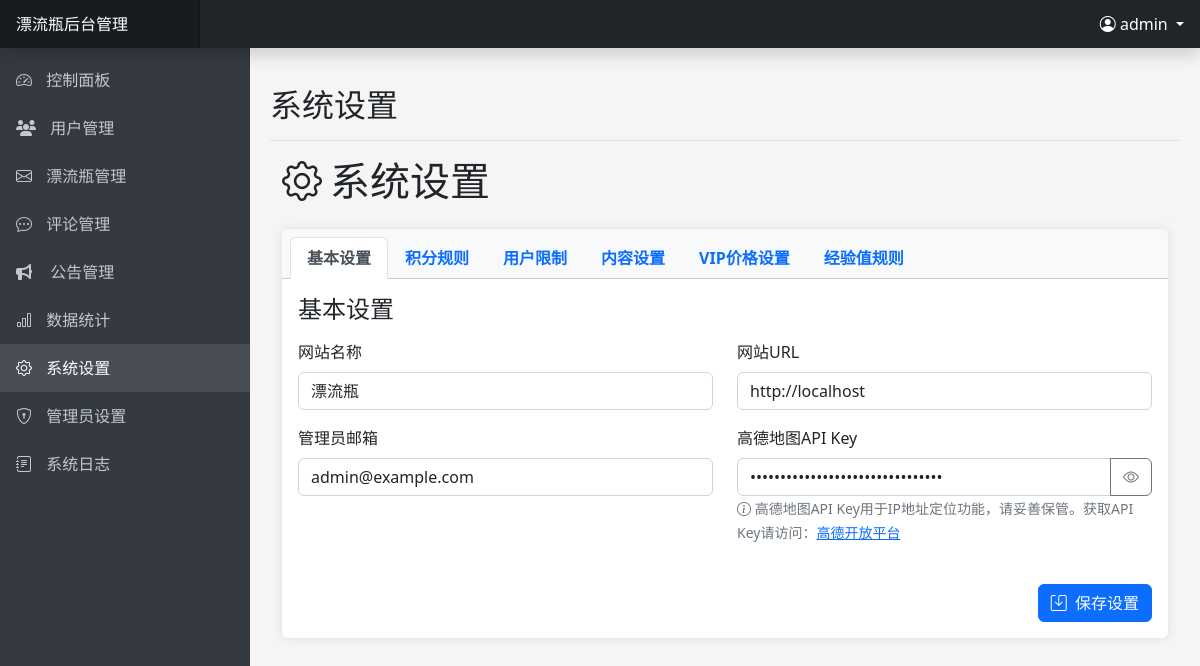
The page /admin/settings.php (signed in) on the database as committed earlier.
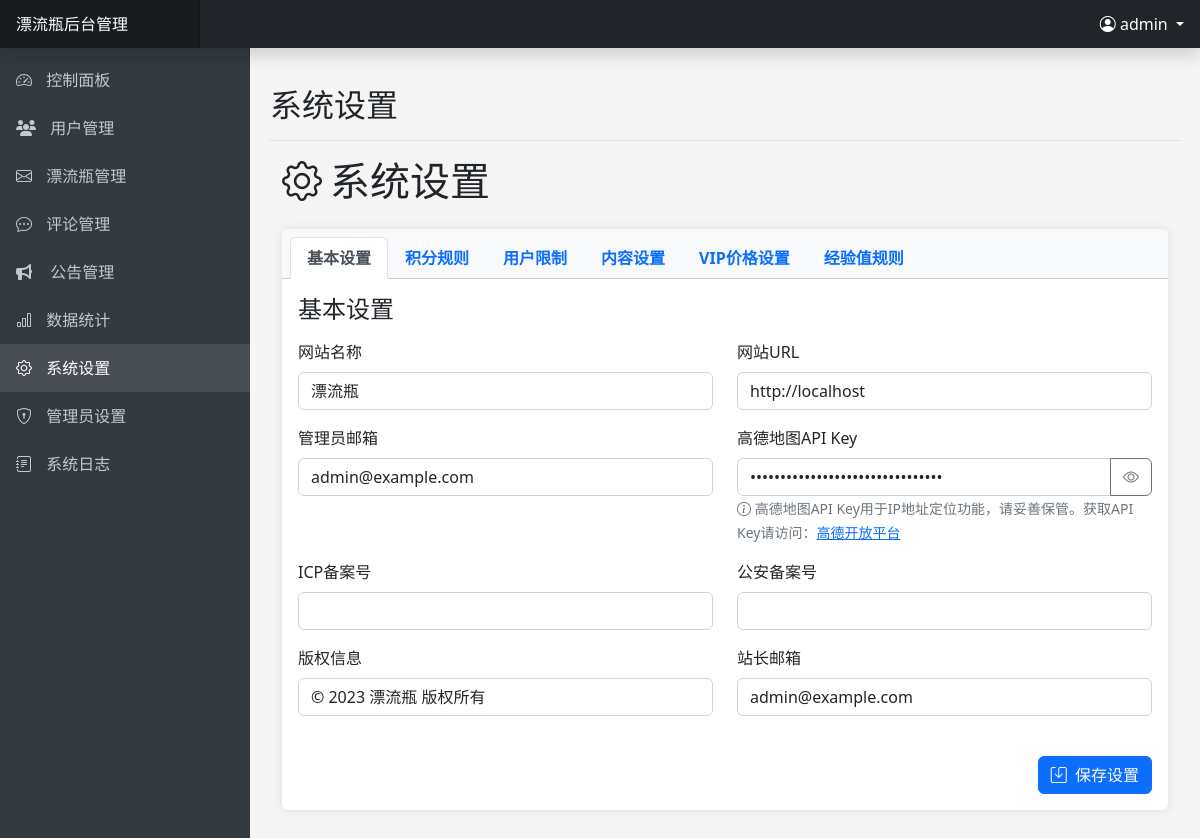
The same page on the database as committed later.
### tables this page shows
CREATE TABLE IF NOT EXISTS `system_settings` (
    `id` INT(11) AUTO_INCREMENT PRIMARY KEY,
    `setting_key` VARCHAR(50) NOT NULL UNIQUE,
    `setting_value` TEXT NOT NULL,
    `setting_name` VARCHAR(255) NOT NULL,
    `setting_group` VARCHAR(50) NOT NULL,
    `setting_type` ENUM('text', 'number', 'textarea', 'switch', 'select') NOT NULL DEFAULT 'text',
    `options` TEXT DEFAULT NULL,
    `created_at` TIMESTAMP DEFAULT CURRENT_TIMESTAMP,
    `updated_at` TIMESTAMP DEFAULT CURRENT_TIMESTAMP ON UPDATE CURRENT_TIMESTAMP,
    INDEX `idx_setting_group` (`setting_group`)
);

### includes/config.php (called while the page is built, shortened)
<?php
function getDbConnection() {
    try {
        $conn = new mysqli(DB_HOST, DB_USER, DB_PASS, DB_NAME);
        return $conn;
    } catch (Exception $e) {
        error_log("数据库连接异常: " . $e->getMessage());
        throw $e;
    }
}
?>

### includes/admin.php (called while the page is built, shortened)
<?php
class Admin {
    private $conn;
    public function __construct() {
        $this->conn = getDbConnection();
        $this->loadAdminData();
    }
    private function loadAdminData() {
        if ($this->isLoggedIn()) {
            $stmt = $this->conn->prepare("SELECT a.*, r.name as role_name, r.permissions
                                         FROM admins a
                                         LEFT JOIN admin_roles r ON a.role_id = r.id
                                         WHERE a.id = ? AND a.status = 1");
            $adminId = $_SESSION['admin_id'];
            $stmt->bind_param("i", $adminId);
            if (!$stmt->execute()) {
                error_log("执行加载管理员数据查询失败: " . $stmt->error);
                return;
            }
            $result = $stmt->get_result();
        }
    }
    public function isLoggedIn() {
        return isset($_SESSION['admin_id']);
    }
    public function getCurrentAdminUsername() {
        if ($this->isLoggedIn()) {
            return $_SESSION['admin_username'] ?? '';
        }
        return '';
    }
}
?>

### admin/settings.php (the view, shortened to what this page needs)
<?php
$pageTitle = '系统设置';
require_once 'includes/header.php';
$settings = [];
try {
    $conn = getDbConnection();
    $stmt = $conn->prepare("SELECT * FROM system_settings ORDER BY setting_group, id");
    $stmt->execute();
    $result = $stmt->get_result();
    while ($row = $result->fetch_assoc()) {
        $settings[$row['setting_group']][] = $row;
    }
} catch (Exception $e) {
    $message = '获取设置时出错：' . $e->getMessage();
    $messageType = 'danger';
}
?>
<div class="container-fluid">
    <h1 class="mt-2 mb-4"><i class="bi bi-gear me-2"></i>系统设置</h1>
    <div class="card">
        <div class="card-header">
            <ul class="nav nav-tabs card-header-tabs" id="settingsTabs" role="tablist">
                <li class="nav-item" role="presentation">
                    <button class="nav-link active" id="basic-tab" data-bs-toggle="tab" data-bs-target="#basic" type="button" role="tab" aria-controls="basic" aria-selected="true">基本设置</button>
                </li>
                <li class="nav-item" role="presentation">
                    <button class="nav-link" id="points-tab" data-bs-toggle="tab" data-bs-target="#points" type="button" role="tab" aria-controls="points" aria-selected="false">积分规则</button>
                </li>
                <li class="nav-item" role="presentation">
                    <button class="nav-link" id="limits-tab" data-bs-toggle="tab" data-bs-target="#limits" type="button" role="tab" aria-controls="limits" aria-selected="false">用户限制</button>
                </li>
                <li class="nav-item" role="presentation">
                    <button class="nav-link" id="content-tab" data-bs-toggle="tab" data-bs-target="#content" type="button" role="tab" aria-controls="content" aria-selected="false">内容设置</button>
                </li>
                <li class="nav-item" role="presentation">
                    <button class="nav-link" id="vip-tab" data-bs-toggle="tab" data-bs-target="#vip" type="button" role="tab" aria-controls="vip" aria-selected="false">VIP价格设置</button>
                </li>
                <li class="nav-item" role="presentation">
                    <button class="nav-link" id="experience-tab" data-bs-toggle="tab" data-bs-target="#experience" type="button" role="tab" aria-controls="experience" aria-selected="false">经验值规则</button>
                </li>
            </ul>
        </div>
        <div class="card-body">
            <form method="post" action="">
                <div class="tab-content" id="settingsTabsContent">
                    <div class="tab-pane fade show active" id="basic" role="tabpanel" aria-labelledby="basic-tab">
                        <h4 class="mb-3">基本设置</h4>
                        <?php if (isset($settings['basic'])): ?>
                        <div class="row">
                            <?php foreach ($settings['basic'] as $setting): ?>
                            <div class="col-md-6 mb-3">
                                <label for="<?php echo $setting['setting_key']; ?>" class="form-label"><?php echo $setting['setting_name']; ?></label>
                                <?php if ($setting['setting_key'] === 'AMAP_API_KEY'): ?>
                                <div class="input-group">
                                    <input type="password" class="form-control" id="<?php echo $setting['setting_key']; ?>" name="basic[<?php echo $setting['setting_key']; ?>]" value="<?php echo htmlspecialchars($setting['setting_value']); ?>" placeholder="请输入高德地图API Key">
                                    <button class="btn btn-outline-secondary" type="button" onclick="togglePasswordVisibility('<?php echo $setting['setting_key']; ?>')">
                                        <i class="bi bi-eye" id="<?php echo $setting['setting_key']; ?>_icon"></i>
                                    </button>
                                </div>
                                <small class="form-text text-muted">
                                    <i class="bi bi-info-circle"></i> 高德地图API Key用于IP地址定位功能，请妥善保管。获取API Key请访问：<a href="https://console.amap.com/dev/key/app" target="_blank">高德开放平台</a>
                                </small>
                                <?php else: ?>
                                <input type="text" class="form-control" id="<?php echo $setting['setting_key']; ?>" name="basic[<?php echo $setting['setting_key']; ?>]" value="<?php echo htmlspecialchars($setting['setting_value']); ?>">
                                <?php endif; ?>
                            </div>
                            <?php endforeach; ?>
                        </div>
                        <?php else: ?>
                        <div class="alert alert-info">没有可用的基本设置</div>
                        <?php endif; ?>
                    </div>
                </div>
                <div class="d-grid gap-2 d-md-flex justify-content-md-end mt-4">
                    <button type="submit" name="save_settings" class="btn btn-primary">
                        <i class="bi bi-save me-1"></i> 保存设置
                    </button>
                </div>
            </form>
        </div>
    </div>
</div>
<?php
require_once 'includes/footer.php';
?>

### admin/includes/header.php (shortened to what this page needs)
<?php
require_once '../includes/config.php';
require_once '../includes/admin.php';
$admin = new Admin();
$currentPage = basename($_SERVER['PHP_SELF']);
?>
<!DOCTYPE html>
<html lang="zh-CN">
<head>
    <link rel="stylesheet" href="https://cdn.jsdelivr.net/npm/bootstrap@5.2.3/dist/css/bootstrap.min.css">
    <link rel="stylesheet" href="https://cdn.jsdelivr.net/npm/bootstrap-icons@1.10.0/font/bootstrap-icons.css">
    <link rel="stylesheet" href="https://cdn.jsdelivr.net/npm/@fortawesome/fontawesome-free@6.1.0/css/all.min.css">
</head>
<body>
    <nav class="navbar navbar-dark bg-dark fixed-top p-0 shadow">
        <a class="navbar-brand col-md-3 col-lg-2 mr-0 px-3" href="index.php"><?php echo SITE_NAME; ?>后台管理</a>
        <div class="ms-auto pe-3">
            <div class="dropdown">
                <a class="nav-link dropdown-toggle text-white" href="#" id="navbarDropdown" role="button" data-bs-toggle="dropdown" aria-expanded="false">
                    <i class="bi bi-person-circle"></i> <?php echo $admin->getCurrentAdminUsername(); ?>
                </a>
            </div>
        </div>
    </nav>
    <nav class="sidebar">
        <div class="sidebar-sticky">
            <ul class="nav flex-column">
                <li class="nav-item">
                    <a class="nav-link <?php echo $currentPage == 'index.php' ? 'active' : ''; ?>" href="index.php">
                        <i class="bi bi-speedometer2"></i>
                        控制面板
                    </a>
                </li>
                <li class="nav-item">
                    <a class="nav-link <?php echo $currentPage == 'users.php' ? 'active' : ''; ?>" href="users.php">
                        <div class="sb-nav-link-icon"><i class="fas fa-users"></i></div>
                        用户管理
                    </a>
                </li>
                <li class="nav-item">
                    <a class="nav-link <?php echo $currentPage == 'bottles.php' ? 'active' : ''; ?>" href="bottles.php">
                        <i class="bi bi-envelope"></i>
                        漂流瓶管理
                    </a>
                </li>
                <li class="nav-item">
                    <a class="nav-link <?php echo $currentPage == 'comments.php' ? 'active' : ''; ?>" href="comments.php">
                        <i class="bi bi-chat-dots"></i>
                        评论管理
                    </a>
                </li>
                <li class="nav-item">
                    <a class="nav-link <?php echo $currentPage == 'announcements.php' ? 'active' : ''; ?>" href="announcements.php">
                        <div class="sb-nav-link-icon"><i class="fas fa-bullhorn"></i></div>
                        公告管理
                    </a>
                </li>
                <li class="nav-item">
                    <a class="nav-link <?php echo $currentPage == 'statistics.php' ? 'active' : ''; ?>" href="statistics.php">
                        <i class="bi bi-bar-chart"></i>
                        数据统计
                    </a>
                </li>
                <li class="nav-item">
                    <a class="nav-link <?php echo $currentPage == 'settings.php' ? 'active' : ''; ?>" href="settings.php">
                        <i class="bi bi-gear"></i>
                        系统设置
                    </a>
                </li>
                <li class="nav-item">
                    <a class="nav-link <?php echo in_array($currentPage, ['admins.php', 'admin_roles.php']) ? 'active' : ''; ?>" href="admins.php">
                        <i class="bi bi-shield-lock"></i>
                        管理员设置
                    </a>
                </li>
                <li class="nav-item">
                    <a class="nav-link <?php echo $currentPage == 'logs.php' ? 'active' : ''; ?>" href="logs.php">
                        <i class="bi bi-journal-text"></i>
                        系统日志
                    </a>
                </li>
            </ul>
        </div>
    </nav>
    <main class="main-content"><?php if (isset($pageTitle) && !isset($hidePageHeader)): ?>
        <div class="d-flex justify-content-between flex-wrap flex-md-nowrap align-items-center pt-3 pb-2 mb-3 border-bottom">
            <h2><?php echo $pageTitle; ?></h2>
        </div>
        <?php endif; ?>
</body>
</html>

### admin/includes/footer.php (shortened to what this page needs)
</body>
</html>

### admin/includes/header.php (style rules this page uses)
body { font-family: 'Microsoft YaHei', 'Segoe UI', sans-serif; background-color: #f5f5f5; overflow-x: hidden; }
.sidebar { position: fixed; top: 0; bottom: 0; left: 0; z-index: 100; padding: 48px 0 0; box-shadow: inset -1px 0 0 rgba(0, 0, 0, .1); background-color: #343a40; width: 250px; transition: all 0.3s; }
.sidebar-sticky { position: relative; top: 0; height: calc(100vh - 48px); padding-top: 0.5rem; overflow-x: hidden; overflow-y: auto; }
.sidebar .nav-link { font-weight: 500; color: #c2c7d0; padding: 0.75rem 1rem; }
.sidebar .nav-link.active { color: #fff; background-color: rgba(255, 255, 255, 0.1); }
.sidebar .nav-link i { margin-right: 10px; }
.navbar-brand { padding-top: 0.75rem; padding-bottom: 0.75rem; font-size: 1rem; background-color: rgba(0, 0, 0, 0.25); box-shadow: inset -1px 0 0 rgba(0, 0, 0, 0.25); }
.main-content { margin-left: 250px; padding: 70px 20px 20px; transition: all 0.3s; min-height: 100vh; }
.card { margin-bottom: 20px; border: none; box-shadow: 0 0 10px rgba(0, 0, 0, 0.1); }
.card-header { font-weight: bold; background-color: #f8f9fa; }
.sb-nav-link-icon { display: inline-block; width: 20px; margin-right: 10px; }
.form-control, .form-select { box-shadow: none !important; }

Rows that differ between the two databases and show on the page:
now on this page (row edited): system_settings: setting_name "ICP备案号"
now on this page (row edited): system_settings: setting_name "公安备案号"
now on this page (row edited): system_settings: setting_name "版权信息", setting_value "© 2023 漂流瓶 版权所有"
now on this page (row edited): system_settings: setting_name "站长邮箱", setting_value "admin@example.com"
